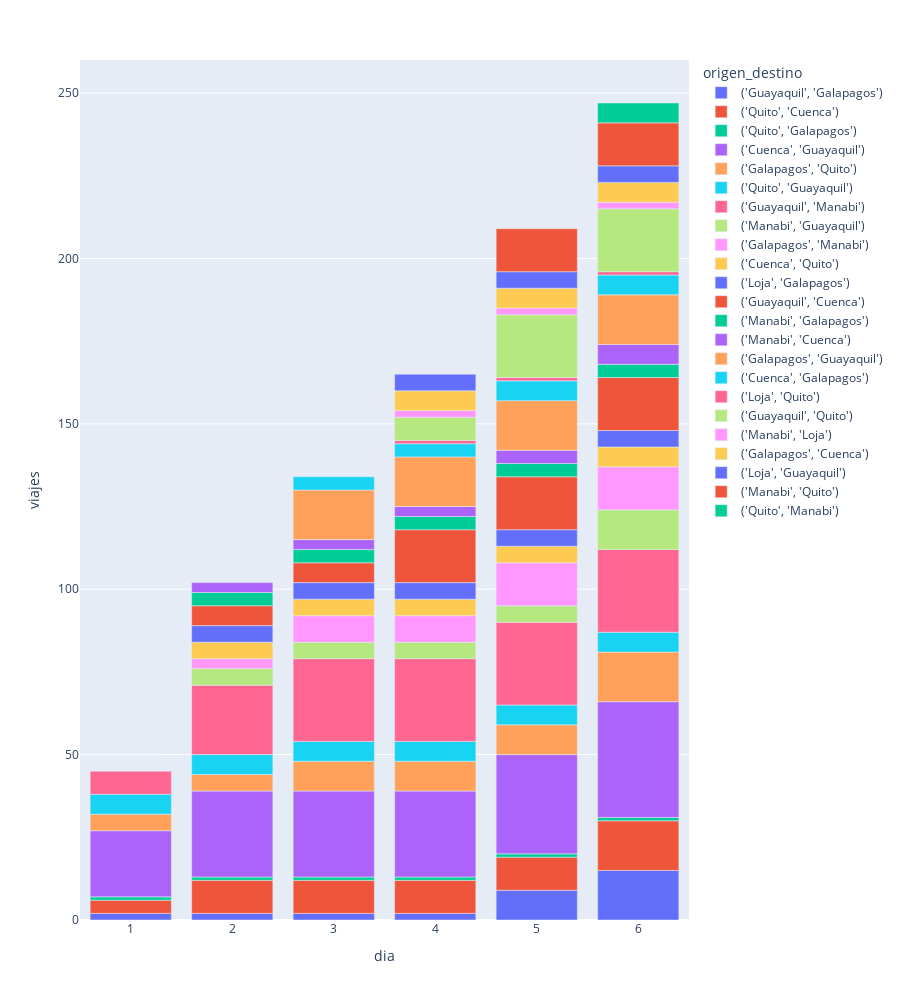

Notebook code cell kept with this figure:
### Markdown cell above
## LUGARES VISITADOS POR DIA

### Code cell
from collections import Counter

dia_lugares = {x:0 for x in dias_en_minutos}
dia_actual = 0

for dia_en_minuto in dias_en_minutos:
    dia = list(filter(lambda x:x[1] <= dia_en_minuto, origen_destino_minuto))
    ciudades_visitadas = []
    for valor in dia:
        valor = tuple(list(valor).pop(0))
        ciudades_visitadas.append(valor)
    dia_lugares[dia_en_minuto] = dict(Counter(ciudades_visitadas))


#express.data.medals_long()
df = DataFrame(columns=['dia', 'origen_destino', 'viajes'])
index = 0
for key, values in dia_lugares.items():
    for x, y in values.items():
        df.loc[index] = [key/(60*24)] + [x] + [y]
        index += 1

fig = express.bar(df, x='dia', y='viajes', color='origen_destino', height=1000)
fig.show()

### Figure 1 — Plotly figure (JSON) as saved in the notebook; plotly's stock layout.template omitted (floating-point values rounded to 4 significant figures)
{"data": [{"alignmentgroup": "True", "hovertemplate": "origen_destino=('Guayaquil', 'Galapagos')<br>dia=%{x}<br>viajes=%{y}<extra></extra>", "legendgroup": "('Guayaquil', 'Galapagos')", "marker": {"color": "#636efa", "pattern": {"shape": ""}}, "name": "('Guayaquil', 'Galapagos')", "offsetgroup": "('Guayaquil', 'Galapagos')", "orientation": "v", "showlegend": true, "textposition": "auto", "x": [1.0, 2.0, 3.0, 4.0, 5.0, 6.0], "xaxis": "x", "y": [2, 2, 2, 2, 9, 15], "yaxis": "y", "type": "bar"}, {"alignmentgroup": "True", "hovertemplate": "origen_destino=('Quito', 'Cuenca')<br>dia=%{x}<br>viajes=%{y}<extra></extra>", "legendgroup": "('Quito', 'Cuenca')", "marker": {"color": "#EF553B", "pattern": {"shape": ""}}, "name": "('Quito', 'Cuenca')", "offsetgroup": "('Quito', 'Cuenca')", "orientation": "v", "showlegend": true, "textposition": "auto", "x": [1.0, 2.0, 3.0, 4.0, 5.0, 6.0], "xaxis": "x", "y": [4, 10, 10, 10, 10, 15], "yaxis": "y", "type": "bar"}, {"alignmentgroup": "True", "hovertemplate": "origen_destino=('Quito', 'Galapagos')<br>dia=%{x}<br>viajes=%{y}<extra></extra>", "legendgroup": "('Quito', 'Galapagos')", "marker": {"color": "#00cc96", "pattern": {"shape": ""}}, "name": "('Quito', 'Galapagos')", "offsetgroup": "('Quito', 'Galapagos')", "orientation": "v", "showlegend": true, "textposition": "auto", "x": [1.0, 2.0, 3.0, 4.0, 5.0, 6.0], "xaxis": "x", "y": [1, 1, 1, 1, 1, 1], "yaxis": "y", "type": "bar"}, {"alignmentgroup": "True", "hovertemplate": "origen_destino=('Cuenca', 'Guayaquil')<br>dia=%{x}<br>viajes=%{y}<extra></extra>", "legendgroup": "('Cuenca', 'Guayaquil')", "marker": {"color": "#ab63fa", "pattern": {"shape": ""}}, "name": "('Cuenca', 'Guayaquil')", "offsetgroup": "('Cuenca', 'Guayaquil')", "orientation": "v", "showlegend": true, "textposition": "auto", "x": [1.0, 2.0, 3.0, 4.0, 5.0, 6.0], "xaxis": "x", "y": [20, 26, 26, 26, 30, 35], "yaxis": "y", "type": "bar"}, {"alignmentgroup": "True", "hovertemplate": "origen_destino=('Galapagos', 'Quito')<br>dia=%{x}<br>viajes=%{y}<extra></extra>", "legendgroup": "('Galapagos', 'Quito')", "marker": {"color": "#FFA15A", "pattern": {"shape": ""}}, "name": "('Galapagos', 'Quito')", "offsetgroup": "('Galapagos', 'Quito')", "orientation": "v", "showlegend": true, "textposition": "auto", "x": [1.0, 2.0, 3.0, 4.0, 5.0, 6.0], "xaxis": "x", "y": [5, 5, 9, 9, 9, 15], "yaxis": "y", "type": "bar"}, {"alignmentgroup": "True", "hovertemplate": "origen_destino=('Quito', 'Guayaquil')<br>dia=%{x}<br>viajes=%{y}<extra></extra>", "legendgroup": "('Quito', 'Guayaquil')", "marker": {"color": "#19d3f3", "pattern": {"shape": ""}}, "name": "('Quito', 'Guayaquil')", "offsetgroup": "('Quito', 'Guayaquil')", "orientation": "v", "showlegend": true, "textposition": "auto", "x": [1.0, 2.0, 3.0, 4.0, 5.0, 6.0], "xaxis": "x", "y": [6, 6, 6, 6, 6, 6], "yaxis": "y", "type": "bar"}, {"alignmentgroup": "True", "hovertemplate": "origen_destino=('Guayaquil', 'Manabi')<br>dia=%{x}<br>viajes=%{y}<extra></extra>", "legendgroup": "('Guayaquil', 'Manabi')", "marker": {"color": "#FF6692", "pattern": {"shape": ""}}, "name": "('Guayaquil', 'Manabi')", "offsetgroup": "('Guayaquil', 'Manabi')", "orientation": "v", "showlegend": true, "textposition": "auto", "x": [1.0, 2.0, 3.0, 4.0, 5.0, 6.0], "xaxis": "x", "y": [7, 21, 25, 25, 25, 25], "yaxis": "y", "type": "bar"}, {"alignmentgroup": "True", "hovertemplate": "origen_destino=('Manabi', 'Guayaquil')<br>dia=%{x}<br>viajes=%{y}<extra></extra>", "legendgroup": "('Manabi', 'Guayaquil')", "marker": {"color": "#B6E880", "pattern": {"shape": ""}}, "name": "('Manabi', 'Guayaquil')", "offsetgroup": "('Manabi', 'Guayaquil')", "orientation": "v", "showlegend": true, "textposition": "auto", "x": [2.0, 3.0, 4.0, 5.0, 6.0], "xaxis": "x", "y": [5, 5, 5, 5, 12], "yaxis": "y", "type": "bar"}, {"alignmentgroup": "True", "hovertemplate": "origen_destino=('Galapagos', 'Manabi')<br>dia=%{x}<br>viajes=%{y}<extra></extra>", "legendgroup": "('Galapagos', 'Manabi')", "marker": {"color": "#FF97FF", "pattern": {"shape": ""}}, "name": "('Galapagos', 'Manabi')", "offsetgroup": "('Galapagos', 'Manabi')", "orientation": "v", "showlegend": true, "textposition": "auto", "x": [2.0, 3.0, 4.0, 5.0, 6.0], "xaxis": "x", "y": [3, 8, 8, 13, 13], "yaxis": "y", "type": "bar"}, {"alignmentgroup": "True", "hovertemplate": "origen_destino=('Cuenca', 'Quito')<br>dia=%{x}<br>viajes=%{y}<extra></extra>", "legendgroup": "('Cuenca', 'Quito')", "marker": {"color": "#FECB52", "pattern": {"shape": ""}}, "name": "('Cuenca', 'Quito')", "offsetgroup": "('Cuenca', 'Quito')", "orientation": "v", "showlegend": true, "textposition": "auto", "x": [2.0, 3.0, 4.0, 5.0, 6.0], "xaxis": "x", "y": [5, 5, 5, 5, 6], "yaxis": "y", "type": "bar"}, {"alignmentgroup": "True", "hovertemplate": "origen_destino=('Loja', 'Galapagos')<br>dia=%{x}<br>viajes=%{y}<extra></extra>", "legendgroup": "('Loja', 'Galapagos')", "marker": {"color": "#636efa", "pattern": {"shape": ""}}, "name": "('Loja', 'Galapagos')", "offsetgroup": "('Loja', 'Galapagos')", "orientation": "v", "showlegend": true, "textposition": "auto", "x": [2.0, 3.0, 4.0, 5.0, 6.0], "xaxis": "x", "y": [5, 5, 5, 5, 5], "yaxis": "y", "type": "bar"}, {"alignmentgroup": "True", "hovertemplate": "origen_destino=('Guayaquil', 'Cuenca')<br>dia=%{x}<br>viajes=%{y}<extra></extra>", "legendgroup": "('Guayaquil', 'Cuenca')", "marker": {"color": "#EF553B", "pattern": {"shape": ""}}, "name": "('Guayaquil', 'Cuenca')", "offsetgroup": "('Guayaquil', 'Cuenca')", "orientation": "v", "showlegend": true, "textposition": "auto", "x": [2.0, 3.0, 4.0, 5.0, 6.0], "xaxis": "x", "y": [6, 6, 16, 16, 16], "yaxis": "y", "type": "bar"}, {"alignmentgroup": "True", "hovertemplate": "origen_destino=('Manabi', 'Galapagos')<br>dia=%{x}<br>viajes=%{y}<extra></extra>", "legendgroup": "('Manabi', 'Galapagos')", "marker": {"color": "#00cc96", "pattern": {"shape": ""}}, "name": "('Manabi', 'Galapagos')", "offsetgroup": "('Manabi', 'Galapagos')", "orientation": "v", "showlegend": true, "textposition": "auto", "x": [2.0, 3.0, 4.0, 5.0, 6.0], "xaxis": "x", "y": [4, 4, 4, 4, 4], "yaxis": "y", "type": "bar"}, {"alignmentgroup": "True", "hovertemplate": "origen_destino=('Manabi', 'Cuenca')<br>dia=%{x}<br>viajes=%{y}<extra></extra>", "legendgroup": "('Manabi', 'Cuenca')", "marker": {"color": "#ab63fa", "pattern": {"shape": ""}}, "name": "('Manabi', 'Cuenca')", "offsetgroup": "('Manabi', 'Cuenca')", "orientation": "v", "showlegend": true, "textposition": "auto", "x": [2.0, 3.0, 4.0, 5.0, 6.0], "xaxis": "x", "y": [3, 3, 3, 4, 6], "yaxis": "y", "type": "bar"}, {"alignmentgroup": "True", "hovertemplate": "origen_destino=('Galapagos', 'Guayaquil')<br>dia=%{x}<br>viajes=%{y}<extra></extra>", "legendgroup": "('Galapagos', 'Guayaquil')", "marker": {"color": "#FFA15A", "pattern": {"shape": ""}}, "name": "('Galapagos', 'Guayaquil')", "offsetgroup": "('Galapagos', 'Guayaquil')", "orientation": "v", "showlegend": true, "textposition": "auto", "x": [3.0, 4.0, 5.0, 6.0], "xaxis": "x", "y": [15, 15, 15, 15], "yaxis": "y", "type": "bar"}, {"alignmentgroup": "True", "hovertemplate": "origen_destino=('Cuenca', 'Galapagos')<br>dia=%{x}<br>viajes=%{y}<extra></extra>", "legendgroup": "('Cuenca', 'Galapagos')", "marker": {"color": "#19d3f3", "pattern": {"shape": ""}}, "name": "('Cuenca', 'Galapagos')", "offsetgroup": "('Cuenca', 'Galapagos')", "orientation": "v", "showlegend": true, "textposition": "auto", "x": [3.0, 4.0, 5.0, 6.0], "xaxis": "x", "y": [4, 4, 6, 6], "yaxis": "y", "type": "bar"}, {"alignmentgroup": "True", "hovertemplate": "origen_destino=('Loja', 'Quito')<br>dia=%{x}<br>viajes=%{y}<extra></extra>", "legendgroup": "('Loja', 'Quito')", "marker": {"color": "#FF6692", "pattern": {"shape": ""}}, "name": "('Loja', 'Quito')", "offsetgroup": "('Loja', 'Quito')", "orientation": "v", "showlegend": true, "textposition": "auto", "x": [4.0, 5.0, 6.0], "xaxis": "x", "y": [1, 1, 1], "yaxis": "y", "type": "bar"}, {"alignmentgroup": "True", "hovertemplate": "origen_destino=('Guayaquil', 'Quito')<br>dia=%{x}<br>viajes=%{y}<extra></extra>", "legendgroup": "('Guayaquil', 'Quito')", "marker": {"color": "#B6E880", "pattern": {"shape": ""}}, "name": "('Guayaquil', 'Quito')", "offsetgroup": "('Guayaquil', 'Quito')", "orientation": "v", "showlegend": true, "textposition": "auto", "x": [4.0, 5.0, 6.0], "xaxis": "x", "y": [7, 19, 19], "yaxis": "y", "type": "bar"}, {"alignmentgroup": "True", "hovertemplate": "origen_destino=('Manabi', 'Loja')<br>dia=%{x}<br>viajes=%{y}<extra></extra>", "legendgroup": "('Manabi', 'Loja')", "marker": {"color": "#FF97FF", "pattern": {"shape": ""}}, "name": "('Manabi', 'Loja')", "offsetgroup": "('Manabi', 'Loja')", "orientation": "v", "showlegend": true, "textposition": "auto", "x": [4.0, 5.0, 6.0], "xaxis": "x", "y": [2, 2, 2], "yaxis": "y", "type": "bar"}, {"alignmentgroup": "True", "hovertemplate": "origen_destino=('Galapagos', 'Cuenca')<br>dia=%{x}<br>viajes=%{y}<extra></extra>", "legendgroup": "('Galapagos', 'Cuenca')", "marker": {"color": "#FECB52", "pattern": {"shape": ""}}, "name": "('Galapagos', 'Cuenca')", "offsetgroup": "('Galapagos', 'Cuenca')", "orientation": "v", "showlegend": true, "textposition": "auto", "x": [4.0, 5.0, 6.0], "xaxis": "x", "y": [6, 6, 6], "yaxis": "y", "type": "bar"}, {"alignmentgroup": "True", "hovertemplate": "origen_destino=('Loja', 'Guayaquil')<br>dia=%{x}<br>viajes=%{y}<extra></extra>", "legendgroup": "('Loja', 'Guayaquil')", "marker": {"color": "#636efa", "pattern": {"shape": ""}}, "name": "('Loja', 'Guayaquil')", "offsetgroup": "('Loja', 'Guayaquil')", "orientation": "v", "showlegend": true, "textposition": "auto", "x": [4.0, 5.0, 6.0], "xaxis": "x", "y": [5, 5, 5], "yaxis": "y", "type": "bar"}, {"alignmentgroup": "True", "hovertemplate": "origen_destino=('Manabi', 'Quito')<br>dia=%{x}<br>viajes=%{y}<extra></extra>", "legendgroup": "('Manabi', 'Quito')", "marker": {"color": "#EF553B", "pattern": {"shape": ""}}, "name": "('Manabi', 'Quito')", "offsetgroup": "('Manabi', 'Quito')", "orientation": "v", "showlegend": true, "textposition": "auto", "x": [5.0, 6.0], "xaxis": "x", "y": [13, 13], "yaxis": "y", "type": "bar"}, {"alignmentgroup": "True", "hovertemplate": "origen_destino=('Quito', 'Manabi')<br>dia=%{x}<br>viajes=%{y}<extra></extra>", "legendgroup": "('Quito', 'Manabi')", "marker": {"color": "#00cc96", "pattern": {"shape": ""}}, "name": "('Quito', 'Manabi')", "offsetgroup": "('Quito', 'Manabi')", "orientation": "v", "showlegend": true, "textposition": "auto", "x": [6.0], "xaxis": "x", "y": [6], "yaxis": "y", "type": "bar"}], "layout": {"xaxis": {"anchor": "y", "domain": [0.0, 1.0], "title": {"text": "dia"}}, "yaxis": {"anchor": "x", "domain": [0.0, 1.0], "title": {"text": "viajes"}}, "legend": {"title": {"text": "origen_destino"}, "tracegroupgap": 0}, "margin": {"t": 60}, "barmode": "relative", "height": 1000}}
